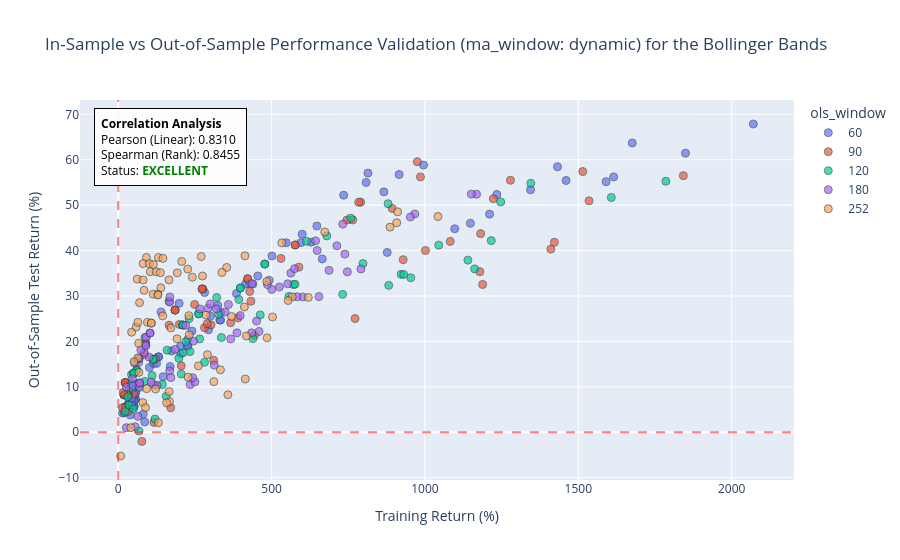

Notebook cell for this chart:
### Code cell
# ==============================================================================
# 1. HYPERPARAMETER GRID FOR BOLLINGER BANDS STRATEGY
# ==============================================================================
windows_grid = config['grids']['bollinger']['ols_windows']
bollinger_param_grid = {
    'num_std': [round(x, 2) for x in np.linspace(1.0, 2.0, 15)],
    'stop_mult': config['grids']['bollinger']['stop_mult'],
    'ma_window': config['grids']['bollinger']['ma_window']
}

# ==============================================================================
# 2. INITIALIZE AND EXECUTE MODULAR BACKTEST
# ==============================================================================
backtest = PairsBacktest(
    ticker_x=ticker_x,
    ticker_y=ticker_y,
    start_date=str(start_date),
    end_date_train=str(end_date_train),
    start_date_test=str(start_date_test),
    end_date=str(end_date),
    strategy_cls=DynamicMeanReversionStrategy,
    strategy_param_grid=bollinger_param_grid,
    ols_windows_to_test=windows_grid,
    show_heatmaps=True,
    transaction_cost=t_cost,
    compounding=is_compounding,  
    target_metric=metric_to_use,
    strategy_name=strategy_name_BB
)

final_train_df, final_test_df = backtest.execute_pipeline()

if final_train_df is not None and final_test_df is not None:
    print(f"\n Evaluating In-Sample Regimes for {ticker_x} x {ticker_y}")
    evaluate_stationarity_regimes(final_train_df, strategy_name_BB, is_compounding)

    print(f"\n Evaluating Out-of-Sample Regimes for {ticker_x} x {ticker_y}")
    evaluate_stationarity_regimes(final_test_df, strategy_name_BB, is_compounding)

### Figure 1 — Plotly figure (JSON) as saved in the notebook; plotly's stock layout.template omitted (floating-point values rounded to 4 significant figures; data arrays with more than 128 entries replaced by an {"elided": "..."} marker saying what was removed)
{"data": [{"customdata": {"elided": "75x4 mixed values"}, "hovertemplate": "ols_window=%{customdata[0]}<br>Training Return (%)=%{x}<br>Out-of-Sample Test Return (%)=%{y}<br>num_std=%{customdata[1]}<br>stop_mult=%{customdata[2]}<br>ma_window=%{customdata[3]}<extra></extra>", "legendgroup": "60", "marker": {"color": "#636efa", "line": {"color": "DarkSlateGrey", "width": 1}, "opacity": 0.7, "size": 8, "symbol": "circle"}, "mode": "markers", "name": "60", "orientation": "v", "showlegend": true, "type": "scatter", "x": [81.42, 300.9, 1097.0, 1615.0, 2070.0, 86.37, 426.8, 1148.0, 1590.0, 1850.0, 146.3, 665.1, 1234.0, 1432.0, 1676.0, 173.9, 877.0, 1211.0, 1344.0, 1460.0, 198.5, 629.1, 866.2, 915.6, 995.2, 281.6, 647.6, 734.9, 808.2, 814.1, 324.7, 501.1, 547.7, 595.1, 599.6, 240.2, 385.3, 414.7, 439.0, 455.0, 203.2, 294.3, 331.0, 333.8, 333.8, 169.4, 203.1, 225.2, 227.1, 227.1, 101.6, 114.7, 124.9, 131.4, 131.4, 35.12, 55.35, 56.24, 56.24, 56.24, 39.36, 51.2, 52.06, 52.06, 52.06, 33.02, 43.43, 44.25, 44.25, 44.25, 13.34, 19.46, 22.9, 22.9, 22.9], "xaxis": "x", "y": [3.994, 25.57, 44.8, 56.22, 67.87, 2.258, 32.69, 46.0, 55.17, 61.45, 12.22, 38.16, 52.34, 58.44, 63.69, 17.89, 39.59, 48.02, 53.39, 55.42, 28.38, 41.82, 52.92, 56.74, 58.83, 30.77, 45.41, 52.2, 55.0, 57.06, 27.91, 38.81, 41.73, 41.73, 43.62, 22.28, 30.54, 32.64, 32.64, 34.4, 17.33, 22.55, 24.71, 24.71, 26.36, 14.47, 18.93, 18.93, 18.93, 20.42, 14.24, 15.16, 15.16, 16.6, 16.6, 6.711, 7.377, 7.377, 8.722, 8.722, 3.797, 5.624, 5.624, 6.946, 6.946, 6.06, 6.06, 6.06, 7.388, 7.388, 4.261, 4.261, 5.566, 5.566, 5.566], "yaxis": "y"}, {"customdata": {"elided": "75x4 mixed values"}, "hovertemplate": "ols_window=%{customdata[0]}<br>Training Return (%)=%{x}<br>Out-of-Sample Test Return (%)=%{y}<br>num_std=%{customdata[1]}<br>stop_mult=%{customdata[2]}<br>ma_window=%{customdata[3]}<extra></extra>", "legendgroup": "90", "marker": {"color": "#EF553B", "line": {"color": "DarkSlateGrey", "width": 1}, "opacity": 0.7, "size": 8, "symbol": "circle"}, "mode": "markers", "name": "90", "orientation": "v", "showlegend": true, "type": "scatter", "x": [76.97, 311.2, 1188.0, 1411.0, 1842.0, 116.4, 444.3, 1082.0, 1182.0, 1515.0, 171.2, 772.1, 1179.0, 1422.0, 1535.0, 205.4, 929.0, 1001.0, 1223.0, 1279.0, 281.3, 764.6, 893.1, 985.5, 975.0, 302.6, 589.0, 745.7, 790.5, 784.1, 366.4, 432.7, 530.6, 577.0, 577.0, 290.3, 390.5, 428.7, 421.9, 421.9, 199.2, 249.1, 276.0, 273.3, 273.3, 121.1, 165.8, 185.3, 185.3, 185.3, 50.54, 85.55, 88.95, 88.95, 88.95, 31.6, 33.4, 32.43, 32.43, 32.43, 23.57, 28.88, 28.88, 28.88, 28.88, 14.06, 19.13, 19.13, 19.13, 19.13, 15.66, 23.04, 23.04, 23.04, 23.04], "xaxis": "x", "y": [-2.023, 15.83, 32.54, 40.32, 56.49, 2.167, 21.35, 42.01, 43.72, 57.39, 5.385, 25.03, 35.35, 41.83, 50.95, 14.63, 38.0, 40.02, 51.41, 55.47, 23.0, 46.75, 49.29, 56.22, 59.57, 23.66, 36.34, 46.71, 50.66, 50.66, 24.1, 28.85, 38.27, 41.23, 41.23, 23.88, 25.17, 30.98, 33.79, 33.79, 23.73, 28.12, 31.56, 31.56, 31.56, 16.16, 23.56, 26.9, 26.9, 26.9, 8.35, 17.1, 19.61, 19.61, 19.61, 4.549, 8.149, 10.47, 10.47, 10.47, 5.008, 8.372, 8.372, 8.372, 8.372, 5.387, 8.23, 8.23, 8.23, 8.23, 8.69, 10.93, 10.93, 10.93, 10.93], "yaxis": "y"}, {"customdata": {"elided": "75x4 mixed values"}, "hovertemplate": "ols_window=%{customdata[0]}<br>Training Return (%)=%{x}<br>Out-of-Sample Test Return (%)=%{y}<br>num_std=%{customdata[1]}<br>stop_mult=%{customdata[2]}<br>ma_window=%{customdata[3]}<extra></extra>", "legendgroup": "120", "marker": {"color": "#00cc96", "line": {"color": "DarkSlateGrey", "width": 1}, "opacity": 0.7, "size": 8, "symbol": "circle"}, "mode": "markers", "name": "120", "orientation": "v", "showlegend": true, "type": "scatter", "x": [67.71, 281.3, 881.7, 1162.0, 1785.0, 119.9, 438.9, 953.9, 1140.0, 1607.0, 156.2, 571.3, 922.1, 1216.0, 1345.0, 205.4, 731.5, 930.8, 1045.0, 1247.0, 220.6, 556.5, 798.0, 758.0, 879.8, 265.4, 463.0, 576.3, 613.8, 679.9, 233.9, 327.8, 393.2, 477.7, 477.7, 197.6, 336.2, 321.0, 398.2, 398.2, 143.8, 211.4, 231.3, 262.1, 262.1, 110.3, 159.4, 210.5, 210.5, 210.5, 54.04, 86.85, 113.6, 113.6, 113.6, 35.45, 43.23, 60.3, 60.3, 60.3, 49.55, 47.62, 61.52, 61.52, 61.52, 31.2, 50.56, 50.56, 50.56, 50.56, 22.88, 44.05, 44.05, 44.05, 44.05], "xaxis": "x", "y": [0.2676, 15.4, 32.33, 35.96, 55.26, 2.898, 20.61, 34.02, 37.89, 51.69, 7.902, 32.5, 34.78, 42.19, 54.81, 12.81, 30.36, 34.73, 41.2, 50.7, 19.91, 29.88, 37.15, 47.13, 50.32, 20.54, 25.82, 32.58, 42.03, 43.22, 17.75, 25.95, 29.23, 37.03, 37.03, 16.26, 20.85, 29.67, 31.75, 31.75, 10.52, 17.5, 25.02, 26.07, 26.07, 12.46, 18.07, 23.61, 23.61, 23.61, 10.03, 11.19, 16.05, 16.05, 16.05, 5.964, 12.69, 13.63, 13.63, 13.63, 5.172, 9.71, 10.63, 10.63, 10.63, 7.811, 12.99, 12.99, 12.99, 12.99, 4.56, 10.61, 10.61, 10.61, 10.61], "yaxis": "y"}, {"customdata": {"elided": "75x4 mixed values"}, "hovertemplate": "ols_window=%{customdata[0]}<br>Training Return (%)=%{x}<br>Out-of-Sample Test Return (%)=%{y}<br>num_std=%{customdata[1]}<br>stop_mult=%{customdata[2]}<br>ma_window=%{customdata[3]}<extra></extra>", "legendgroup": "180", "marker": {"color": "#ab63fa", "line": {"color": "DarkSlateGrey", "width": 1}, "opacity": 0.7, "size": 8, "symbol": "circle"}, "mode": "markers", "name": "180", "orientation": "v", "showlegend": true, "type": "scatter", "x": [26.51, 126.5, 451.2, 687.3, 1168.0, 55.05, 185.8, 601.8, 791.3, 1151.0, 64.42, 313.2, 582.7, 747.0, 966.9, 115.3, 459.0, 654.4, 738.8, 952.5, 107.3, 397.6, 552.7, 643.5, 732.0, 234.4, 434.9, 525.4, 648.6, 712.9, 249.8, 387.0, 500.6, 562.9, 574.5, 242.4, 366.7, 435.5, 486.7, 492.5, 167.8, 245.2, 348.4, 320.1, 359.2, 171.5, 219.9, 293.1, 265.9, 299.9, 100.6, 139.8, 165.5, 168.2, 168.2, 58.39, 87.15, 91.28, 103.7, 103.7, 46.16, 84.76, 73.5, 89.65, 89.65, 26.61, 66.44, 53.81, 68.13, 68.13, 48.39, 68.0, 69.68, 69.68, 69.68], "xaxis": "x", "y": [1.008, 10.31, 24.47, 35.64, 52.4, 1.215, 18.24, 29.78, 35.95, 52.44, 3.489, 14.77, 29.82, 35.32, 48.05, 10.51, 22.19, 29.86, 39.22, 47.38, 11.03, 25.68, 32.68, 42.14, 45.81, 10.49, 21.88, 31.97, 40.01, 41.05, 11.07, 21.88, 31.45, 35.03, 36.0, 11.99, 20.54, 32.71, 32.51, 33.47, 13.49, 20.06, 26.46, 27.16, 28.12, 12.03, 23.52, 27.29, 27.13, 28.25, 16.53, 26.48, 28.82, 28.65, 29.79, 10.24, 20.89, 20.92, 21.83, 21.83, 11.77, 17.54, 18.2, 19.09, 19.09, 9.944, 15.38, 15.23, 16.25, 16.25, 10.17, 10.14, 9.875, 10.85, 10.85], "yaxis": "y"}, {"customdata": {"elided": "75x4 mixed values"}, "hovertemplate": "ols_window=%{customdata[0]}<br>Training Return (%)=%{x}<br>Out-of-Sample Test Return (%)=%{y}<br>num_std=%{customdata[1]}<br>stop_mult=%{customdata[2]}<br>ma_window=%{customdata[3]}<extra></extra>", "legendgroup": "252", "marker": {"color": "#FFA15A", "line": {"color": "DarkSlateGrey", "width": 1}, "opacity": 0.7, "size": 8, "symbol": "circle"}, "mode": "markers", "name": "252", "orientation": "v", "showlegend": true, "type": "scatter", "x": [8.014, 167.2, 414.3, 485.4, 1043.0, 40.91, 227.8, 333.1, 567.4, 911.0, 80.3, 311.7, 417.7, 553.9, 908.0, 121.7, 357.6, 502.9, 619.7, 885.9, 166.0, 261.4, 411.3, 484.3, 673.4, 157.7, 290.8, 369.2, 353.7, 533.4, 131.0, 231.5, 286.2, 275.0, 413.1, 88.83, 191.7, 230.2, 241.6, 337.9, 67.33, 171.4, 165.5, 207.0, 270.6, 92.54, 145.0, 138.7, 192.6, 226.5, 66.42, 84.16, 91.7, 130.8, 145.7, 43.52, 62.15, 81.08, 101.4, 114.5, 58.56, 81.17, 104.7, 123.7, 137.1, 63.86, 69.43, 113.9, 129.3, 129.3, 51.39, 63.85, 95.13, 107.8, 107.8], "xaxis": "x", "y": [-5.234, 6.745, 11.71, 20.79, 47.49, 0.9983, 12.12, 13.74, 29.81, 48.52, 6.528, 11.13, 21.2, 29.01, 46.12, 9.525, 8.256, 25.38, 29.68, 45.16, 8.941, 14.61, 27.57, 33.19, 44.09, 6.47, 17.08, 25.49, 36.28, 41.7, 2.103, 21.43, 25.79, 34.4, 38.84, 5.418, 20.57, 25.67, 34.13, 35.18, 13.18, 22.95, 33.54, 37.61, 38.69, 9.593, 25.62, 31.79, 35.08, 35.93, 19.58, 31.25, 38.48, 38.48, 38.28, 22.02, 33.73, 37.13, 37.13, 36.93, 23.18, 33.52, 35.33, 35.33, 35.14, 16.38, 28.52, 30.39, 30.39, 30.2, 15.52, 24.2, 24.2, 24.03, 24.03], "yaxis": "y"}], "layout": {"annotations": [{"align": "left", "bgcolor": "rgba(255, 255, 255, 0.9)", "bordercolor": "black", "borderpad": 6, "borderwidth": 1, "font": {"color": "black", "size": 12}, "showarrow": false, "text": "<b>Correlation Analysis</b><br>Pearson (Linear): 0.8310<br>Spearman (Rank): 0.8455<br>Status: <span style='color:green'><b>EXCELLENT</b></span>", "x": 0.02, "xref": "paper", "y": 0.98, "yref": "paper"}], "legend": {"title": {"text": "ols_window"}, "tracegroupgap": 0}, "shapes": [{"line": {"color": "red", "dash": "dash"}, "opacity": 0.5, "type": "line", "x0": 0, "x1": 1, "xref": "x domain", "y0": 0, "y1": 0, "yref": "y"}, {"line": {"color": "red", "dash": "dash"}, "opacity": 0.5, "type": "line", "x0": 0, "x1": 0, "xref": "x", "y0": 0, "y1": 1, "yref": "y domain"}], "title": {"text": "In-Sample vs Out-of-Sample Performance Validation (ma_window: dynamic) for the Bollinger Bands"}, "xaxis": {"anchor": "y", "domain": [0, 1], "title": {"text": "Training Return (%)"}}, "yaxis": {"anchor": "x", "domain": [0, 1], "title": {"text": "Out-of-Sample Test Return (%)"}}}}
